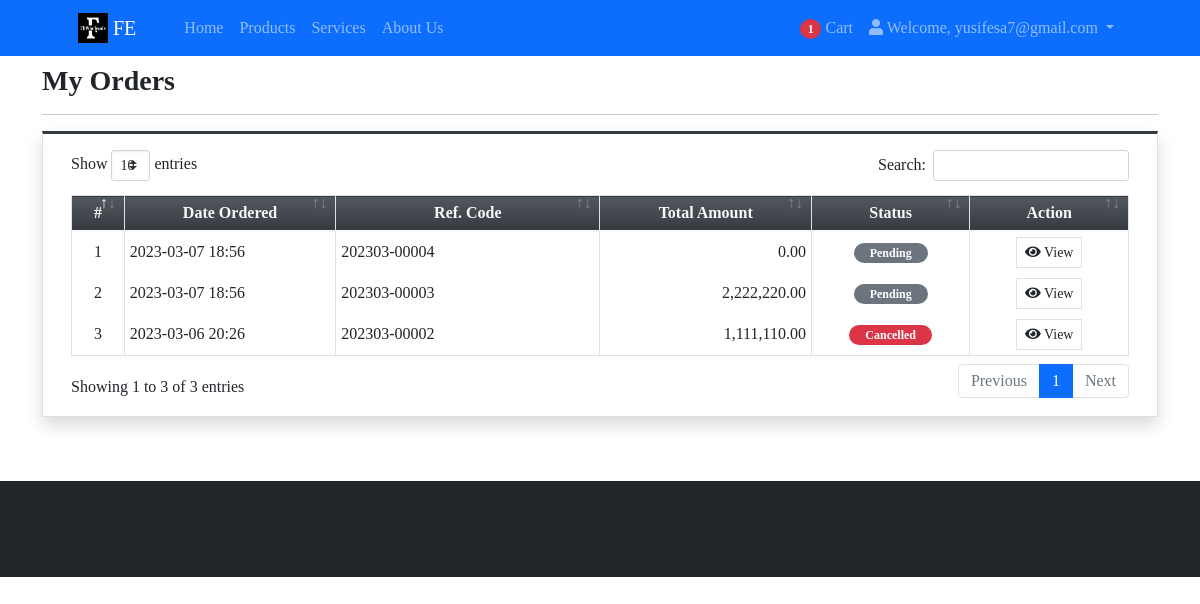
Screenshot of /?p=my_orders (signed in) with the database file from the repository.
### tables this page shows
CREATE TABLE `order_list` (
  `id` int(30) NOT NULL,
  `ref_code` varchar(100) NOT NULL,
  `client_id` int(30) NOT NULL,
  `total_amount` float NOT NULL DEFAULT 0,
  `delivery_address` text NOT NULL,
  `status` tinyint(1) NOT NULL DEFAULT 0 COMMENT '0=pending,1 = packed, 2 = for delivery, 3 = on the way, 4 = delivered, 5=cancelled',
  `date_created` datetime NOT NULL DEFAULT current_timestamp(),
  `date_updated` datetime DEFAULT NULL ON UPDATE current_timestamp()
);

### classes/DBConnection.php (called while the page is built, shortened)
<?php
class DBConnection{
    private $host = DB_SERVER;
    private $username = DB_USERNAME;
    private $password = DB_PASSWORD;
    private $database = DB_NAME;
    public $conn;
    public function __construct(){
        if (!isset($this->conn)) {
            $this->conn = new mysqli($this->host, $this->username, $this->password, $this->database);
        }
    }
}
?>

### classes/SystemSettings.php (called while the page is built, shortened)
<?php
class SystemSettings extends DBConnection{
	function userdata($field = ''){
		if(!empty($field)){
			if(isset($_SESSION['userdata'][$field]))
				return $_SESSION['userdata'][$field];
			else
				return null;
		}else{
			return false;
		}
	}
}
$_settings = new SystemSettings();
?>

### my_orders.php (the view, shortened to what this page needs)
<div class="content py-5 mt-3">
    <div class="container">
        <h3><b>My Orders</b></h3>
        <hr>
        <div class="card card-outline card-dark shadow rounded-0">
            <div class="card-body">
                <div class="container-fluid">
                    <table class="table table-stripped table-bordered">
                        <colgroup>
                            <col width="5%">
                            <col width="20%">
                            <col width="25%">
                            <col width="20%">
                            <col width="15%">
                            <col width="15%">
                        </colgroup>
                        <thead>
                            <tr class="bg-gradient-dark text-light">
                                <th class="text-center">#</th>
                                <th class="text-center">Date Ordered</th>
                                <th class="text-center">Ref. Code</th>
                                <th class="text-center">Total Amount</th>
                                <th class="text-center">Status</th>
                                <th class="text-center">Action</th>
                            </tr>
                        </thead>
                        <tbody>
                            <?php
                            $i = 1;
                            $orders = $conn->query("SELECT * FROM `order_list` where client_id = '{$_settings->userdata('id')}' order by unix_timestamp(date_created) desc ");
                            while($row = $orders->fetch_assoc()):
                            ?>
                                <tr>
                                    <td class="text-center"><?= $i++ ?></td>
                                    <td><?= date("Y-m-d H:i", strtotime($row['date_created'])) ?></td>
                                    <td><?= $row['ref_code'] ?></td>
                                    <td class="text-right"><?= number_format($row['total_amount'],2) ?></td>
                                    <td class="text-center">
                                        <?php if($row['status'] == 0): ?>
                                            <span class="badge badge-secondary px-3 rounded-pill">Pending</span>
                                        <?php elseif($row['status'] == 1): ?>
                                            <span class="badge badge-primary px-3 rounded-pill">Packed</span>
                                        <?php elseif($row['status'] == 2): ?>
                                            <span class="badge badge-success px-3 rounded-pill">For Delivery</span>
                                        <?php elseif($row['status'] == 3): ?>
                                            <span class="badge badge-warning px-3 rounded-pill">On the Way</span>
                                        <?php elseif($row['status'] == 4): ?>
                                            <span class="badge badge-default bg-gradient-teal px-3 rounded-pill">Delivered</span>
                                        <?php else: ?>
                                            <span class="badge badge-danger px-3 rounded-pill">Cancelled</span>
                                        <?php endif; ?>
                                    </td>
                                    <td class="text-center">
                                        <button class="btn btn-flat btn-sm btn-default border view_data" type="button" data-id="<?= $row['id'] ?>"><i class="fa fa-eye"></i> View</button>
                                    </td>
                                </tr>
                            <?php endwhile; ?>
                        </tbody>
                    </table>
                </div>
            </div>
        </div>
    </div>
</div>

### rows the page displays
order_list: date_created "2023-03-07 18:56", ref_code "202303-00004", total_amount "0.00", status "Pending"
order_list: date_created "2023-03-07 18:56", ref_code "202303-00003", total_amount "2,222,220.00", status "Pending"
order_list: date_created "2023-03-06 20:26", ref_code "202303-00002", total_amount "1,111,110.00", status "Cancelled"

### other values shown
$_settings->info('short_name') "FE"
$cart_count "1"
$_settings->userdata('email') "yusifesa7@gmail.com"
